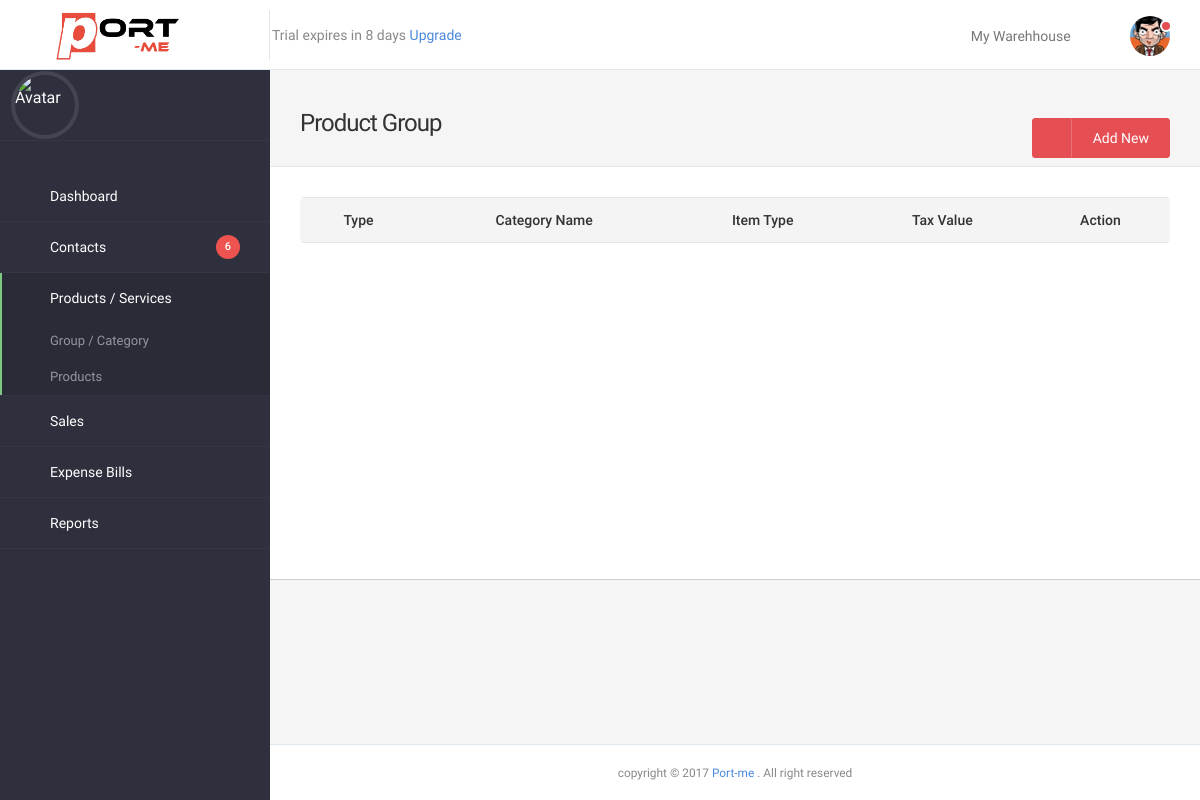
The app's page /product_group.php, older data.
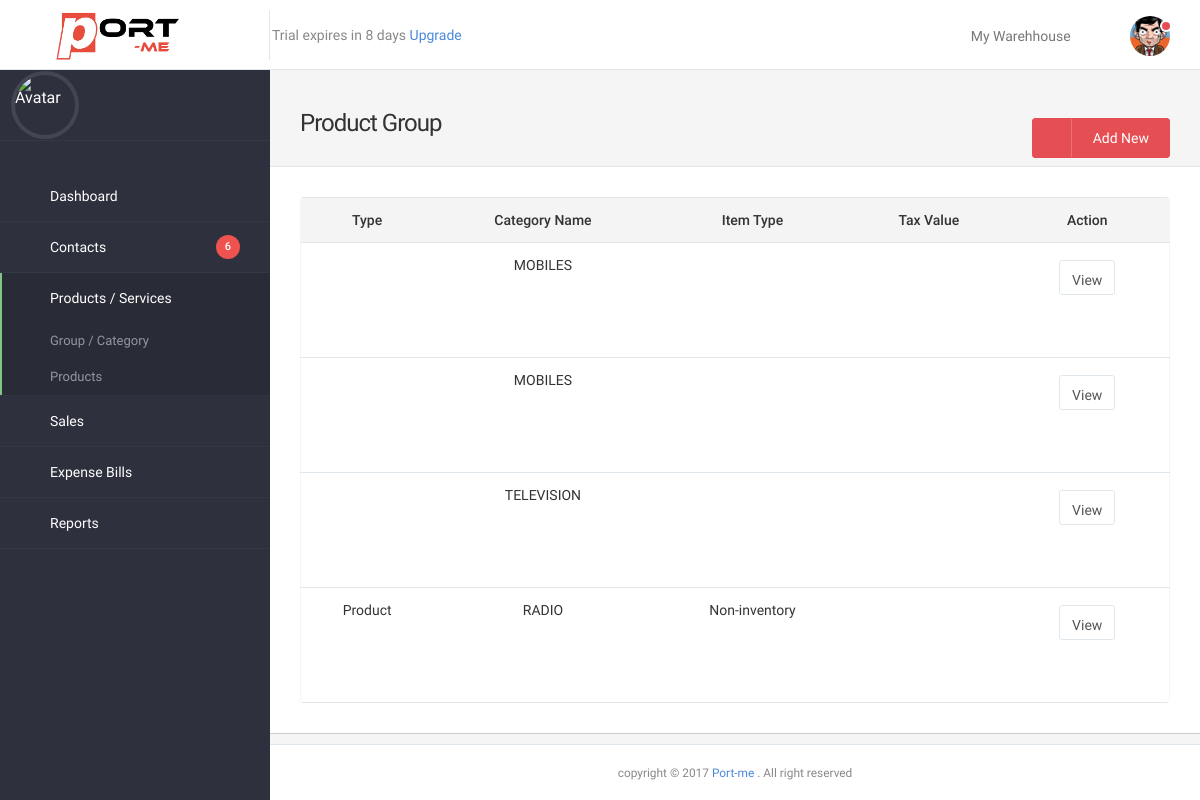
The same page, newer data.
### tables this page shows
CREATE TABLE IF NOT EXISTS `product_category` (
  `category_id` int(255) NOT NULL AUTO_INCREMENT,
  `category_type` varchar(255) NOT NULL,
  `category_name` varchar(255) NOT NULL,
  `description` longtext NOT NULL,
  `tax_name` varchar(255) NOT NULL,
  `tax_rate` varchar(255) NOT NULL,
  `attribute_name` longtext NOT NULL,
  `attribute_options` longtext NOT NULL,
  `item_type` varchar(255) NOT NULL,
  `business_id` int(255) NOT NULL,
  PRIMARY KEY (`category_id`)
);

### product_group.php (the view, shortened to what this page needs)
<!DOCTYPE html>
<html lang=en>
<head>
	<?php include("metalinks.php");?>
</head>
<body>
	<div id="rs-wrapper">
		<?php
			include("header.php");
			include("sidebar.php");
		?>
		<article class="rs-content-wrapper">
			<div class="rs-content">
				<div class="rs-inner">
					<div class="rs-dashhead m-b-lg" style="background:#f5f5f5">
						<div class="rs-dashhead-content">
							<div class="rs-dashhead-titles">
								<h3 class="rs-dashhead-title m-t">
									Product Group
								</h3>
							</div>
							<div class="rs-dashhead-toolbar">
								<button type="button" class="btn btn-success btn-wide rs-btn-icon block-on-mobile" onclick="window.location.href='add_productgroup.php'">
									<span class="gcon gcon-upload-to-cloud icon-btn"></span>
									Add New
								</button>
							</div>
						</div>
						<div class="col-md-12 col-sm-12">
						</div>
					</div>
					<div class="container-fluid">
						<div class="panel panel-plain panel-rounded table-responsive">
								<table class="table table-b-t table-b-b datatable-default rs-table table-default" style="border-right:1px solid #f5f5f5;border-left:1px solid #f5f5f5;">
									<thead>
							            <tr>
							                <th style="text-align:center;">Type</th>
							                <th style="text-align:center;">Category Name</th>
							                <th style="text-align:center;">Item Type</th>
											<th style="text-align:center;">Tax Value</th>
											<th style="text-align:center;">Action</th>
							            </tr>
							        </thead>
							        <tbody>
							             <tr>
										<?php
										$fetch_category = mysqli_query($mysqli, "select * from product_category ");
										while ($fetch_category_items = mysqli_fetch_array($fetch_category))
										{
										?>
											<td style="text-align:center;"><?php echo $fetch_category_items['category_type']?></td>
							                <td style="text-align:center;"><?php echo $fetch_category_items['category_name']?></td>
							                <td style="text-align:center;"><?php echo $fetch_category_items['item_type']?></td>
											<td style="text-align:center;"><?php echo $fetch_category_items['tax']?></td>
											<td style="text-align:center;">
												<a href="view_product_group.php?category_id=<?php echo $fetch_category_items['category_id'];?>" class="btn btn-default" style="height:35px;margin:5px;"> View </a><br>
												<a href="edit_product_group.php?category_id=<?php echo $fetch_category_items['category_id'];?>" class="fa fa-pencil" style="height:35px;margin:5px;"></a>
												<a href="?delete_id=<?php echo $fetch_category_items['category_id'];?>" class="fa fa-trash" style="height:10px;margin:5px;"></a>
											</td>
							            </tr>
							           <?php
										}
										?>
							        </tbody>
								</table>
						</div>
					</div>
				</div>
			</div>
		</article>
	<?php include("footer.php");?>
</body>
</html>

### header.php (shortened to what this page needs)
<nav class="navbar navbar-default rs-navbar navbar-static-top">
		<div class="container-fluid">
			<div class="navbar-header has-right-divider">
				<div class="rs-logo fixed-width">
					<a class="navbar-brand" href="" >
						<img alt="Brand" src="images/logo.png"  style="height:60px;margin-left:50px;margin-top:5px;">
					</a>
				</div>
			</div>
			<div class="collapse navbar-collapse" id="roosa-nav-collapse">
				<div class="navbar-left">
					<form class="navbar-form navbar-left" style="margin-top:16px;margin-left:-13px;">
						<div class="form-group has-feedback">
							Trial expires in 8 days <a href="" class="fpass">Upgrade</a>
						</div>
					</form>
				</div>
				<div class="navbar-right">
					<ul class="nav navbar-nav">
						<li class="navbar-icon dropdown">
							<a href="javascript:void(0);" class="dropdown-toggle" style="font-size:14px;" data-toggle="dropdown" aria-haspopup="true" aria-expanded="true">
								<span> My Warehhouse</span>
								<i class="fa fa-chevron-circle-down" style="color:#e54e53;"></i>
							</a>
						</li>
					</ul>
					<ul class="nav navbar-nav">
						<li class="rs-user-nav dropdown">
							<a href="javascript:void(0);" class="dropdown-toggle" data-toggle="dropdown" aria-haspopup="true" aria-expanded="false">
								<span class="circle-notification badge-notification bg-success"></span>
								<img src="images/01.png" class="rs-nav-avatar img-circle" alt="Avatar">
							</a>
						</li>
					</ul>
				</div>
			</div>
		</div>
	</nav>

Row changes from the older to the newer data that the page shows:
added product_category: category_name "MOBILES", $fetch_category_items['category_id'] 1 (drawn)
added product_category: category_name "MOBILES"
added product_category: category_name "TELEVISION", $fetch_category_items['category_id'] 3 (drawn)
added product_category: category_type "Product", category_name "RADIO", item_type "Non-inventory"
